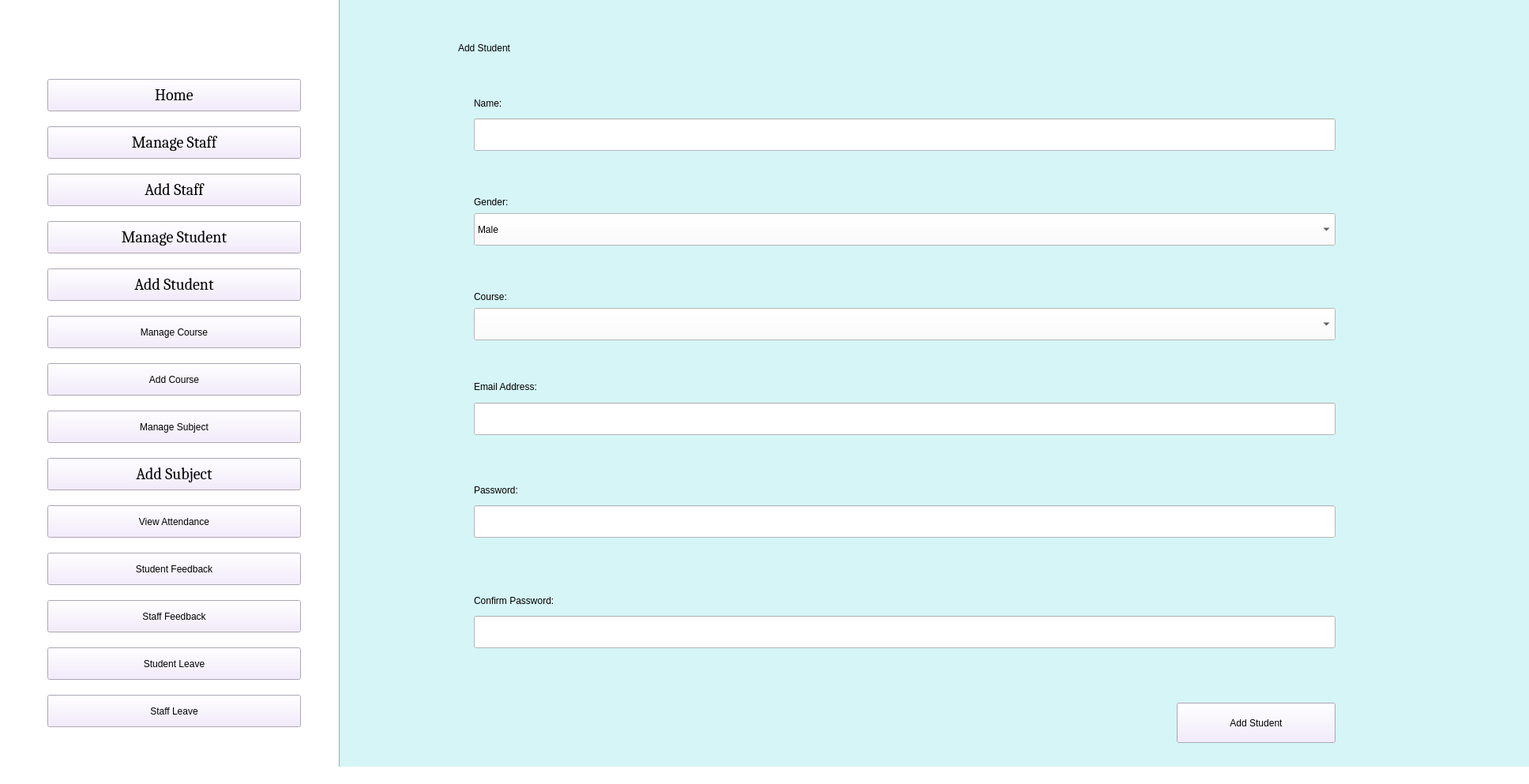
<?xml version="1.0" encoding="UTF-8"?>
<ui version="4.0">
 <class>AdminHomePage</class>
 <widget class="QMainWindow" name="AdminHomePage">
  <property name="enabled">
   <bool>true</bool>
  </property>
  <property name="geometry">
   <rect>
    <x>0</x>
    <y>0</y>
    <width>1936</width>
    <height>993</height>
   </rect>
  </property>
  <property name="windowTitle">
   <string>Admin Home Page</string>
  </property>
  <property name="styleSheet">
   <string notr="true">background-color: rgb(255, 225, 198);
background-color: rgb(255, 255, 255);
</string>
  </property>
  <widget class="QWidget" name="centralwidget">
   <widget class="QPushButton" name="Home_b">
    <property name="geometry">
     <rect>
      <x>60</x>
      <y>100</y>
      <width>321</width>
      <height>41</height>
     </rect>
    </property>
    <property name="font">
     <font>
      <family>Cambria</family>
      <pointsize>15</pointsize>
      <weight>50</weight>
      <italic>false</italic>
      <bold>false</bold>
     </font>
    </property>
    <property name="styleSheet">
     <string notr="true">font: 15pt &quot;Cambria&quot;;
background-color: rgb(241, 231, 254);</string>
    </property>
    <property name="text">
     <string>Home</string>
    </property>
   </widget>
   <widget class="QPushButton" name="ManageStaff_b">
    <property name="geometry">
     <rect>
      <x>60</x>
      <y>160</y>
      <width>321</width>
      <height>41</height>
     </rect>
    </property>
    <property name="font">
     <font>
      <family>Cambria</family>
      <pointsize>15</pointsize>
      <weight>50</weight>
      <italic>false</italic>
      <bold>false</bold>
     </font>
    </property>
    <property name="styleSheet">
     <string notr="true">font: 15pt &quot;Cambria&quot;;
background-color: rgb(241, 231, 254);</string>
    </property>
    <property name="text">
     <string>Manage Staff</string>
    </property>
   </widget>
   <widget class="QPushButton" name="AddStaff_b">
    <property name="geometry">
     <rect>
      <x>60</x>
      <y>220</y>
      <width>321</width>
      <height>41</height>
     </rect>
    </property>
    <property name="font">
     <font>
      <family>Cambria</family>
      <pointsize>15</pointsize>
      <weight>50</weight>
      <italic>false</italic>
      <bold>false</bold>
     </font>
    </property>
    <property name="styleSheet">
     <string notr="true">font: 15pt &quot;Cambria&quot;;
background-color: rgb(241, 231, 254);</string>
    </property>
    <property name="text">
     <string>Add Staff</string>
    </property>
   </widget>
   <widget class="QPushButton" name="AddStudent_b">
    <property name="geometry">
     <rect>
      <x>60</x>
      <y>340</y>
      <width>321</width>
      <height>41</height>
     </rect>
    </property>
    <property name="font">
     <font>
      <family>Cambria</family>
      <pointsize>15</pointsize>
      <weight>50</weight>
      <italic>false</italic>
      <bold>false</bold>
     </font>
    </property>
    <property name="styleSheet">
     <string notr="true">font: 15pt &quot;Cambria&quot;;
background-color: rgb(241, 231, 254);</string>
    </property>
    <property name="text">
     <string>Add Student</string>
    </property>
   </widget>
   <widget class="QPushButton" name="ManageCourse_b">
    <property name="geometry">
     <rect>
      <x>60</x>
      <y>400</y>
      <width>321</width>
      <height>41</height>
     </rect>
    </property>
    <property name="styleSheet">
     <string notr="true">font: 15pt &quot;Cambria&quot;;
background-color: rgb(241, 231, 254);</string>
    </property>
    <property name="text">
     <string>Manage Course</string>
    </property>
   </widget>
   <widget class="QPushButton" name="AddCourse_b">
    <property name="geometry">
     <rect>
      <x>60</x>
      <y>460</y>
      <width>321</width>
      <height>41</height>
     </rect>
    </property>
    <property name="styleSheet">
     <string notr="true">font: 15pt &quot;Cambria&quot;;
background-color: rgb(241, 231, 254);</string>
    </property>
    <property name="text">
     <string>Add Course</string>
    </property>
   </widget>
   <widget class="QPushButton" name="ManageSubject_b">
    <property name="geometry">
     <rect>
      <x>60</x>
      <y>520</y>
      <width>321</width>
      <height>41</height>
     </rect>
    </property>
    <property name="styleSheet">
     <string notr="true">font: 15pt &quot;Cambria&quot;;
background-color: rgb(241, 231, 254);</string>
    </property>
    <property name="text">
     <string>Manage Subject</string>
    </property>
   </widget>
   <widget class="QPushButton" name="AddSubject_b">
    <property name="geometry">
     <rect>
      <x>60</x>
      <y>580</y>
      <width>321</width>
      <height>41</height>
     </rect>
    </property>
    <property name="font">
     <font>
      <family>Cambria</family>
      <pointsize>15</pointsize>
      <weight>50</weight>
      <italic>false</italic>
      <bold>false</bold>
     </font>
    </property>
    <property name="styleSheet">
     <string notr="true">font: 15pt &quot;Cambria&quot;;
background-color: rgb(241, 231, 254);</string>
    </property>
    <property name="text">
     <string>Add Subject</string>
    </property>
   </widget>
   <widget class="QPushButton" name="ViewAttendance_b">
    <property name="geometry">
     <rect>
      <x>60</x>
      <y>640</y>
      <width>321</width>
      <height>41</height>
     </rect>
    </property>
    <property name="styleSheet">
     <string notr="true">font: 15pt &quot;Cambria&quot;;
background-color: rgb(241, 231, 254);</string>
    </property>
    <property name="text">
     <string>View Attendance</string>
    </property>
   </widget>
   <widget class="QPushButton" name="StudentFeedback_b">
    <property name="geometry">
     <rect>
      <x>60</x>
      <y>700</y>
      <width>321</width>
      <height>41</height>
     </rect>
    </property>
    <property name="styleSheet">
     <string notr="true">font: 15pt &quot;Cambria&quot;;
background-color: rgb(241, 231, 254);</string>
    </property>
    <property name="text">
     <string>Student Feedback</string>
    </property>
   </widget>
   <widget class="QPushButton" name="StaffFeedback_b">
    <property name="geometry">
     <rect>
      <x>60</x>
      <y>760</y>
      <width>321</width>
      <height>41</height>
     </rect>
    </property>
    <property name="styleSheet">
     <string notr="true">font: 15pt &quot;Cambria&quot;;
background-color: rgb(241, 231, 254);</string>
    </property>
    <property name="text">
     <string>Staff Feedback</string>
    </property>
   </widget>
   <widget class="QPushButton" name="StudentLeave_b">
    <property name="geometry">
     <rect>
      <x>60</x>
      <y>820</y>
      <width>321</width>
      <height>41</height>
     </rect>
    </property>
    <property name="styleSheet">
     <string notr="true">font: 15pt &quot;Cambria&quot;;
background-color: rgb(241, 231, 254);</string>
    </property>
    <property name="text">
     <string>Student Leave</string>
    </property>
   </widget>
   <widget class="QPushButton" name="ManageStudent_b">
    <property name="geometry">
     <rect>
      <x>60</x>
      <y>280</y>
      <width>321</width>
      <height>41</height>
     </rect>
    </property>
    <property name="font">
     <font>
      <family>Cambria</family>
      <pointsize>15</pointsize>
      <weight>50</weight>
      <italic>false</italic>
      <bold>false</bold>
     </font>
    </property>
    <property name="styleSheet">
     <string notr="true">font: 15pt &quot;Cambria&quot;;
background-color: rgb(241, 231, 254);</string>
    </property>
    <property name="text">
     <string>Manage Student</string>
    </property>
   </widget>
   <widget class="QPushButton" name="StaffLeave_b">
    <property name="geometry">
     <rect>
      <x>60</x>
      <y>880</y>
      <width>321</width>
      <height>41</height>
     </rect>
    </property>
    <property name="styleSheet">
     <string notr="true">font: 15pt &quot;Cambria&quot;;
background-color: rgb(241, 231, 254);</string>
    </property>
    <property name="text">
     <string>Staff Leave</string>
    </property>
   </widget>
   <widget class="Line" name="line">
    <property name="geometry">
     <rect>
      <x>420</x>
      <y>-90</y>
      <width>20</width>
      <height>1081</height>
     </rect>
    </property>
    <property name="orientation">
     <enum>Qt::Vertical</enum>
    </property>
   </widget>
   <widget class="QLabel" name="AdminAddStudent_l">
    <property name="geometry">
     <rect>
      <x>430</x>
      <y>-10</y>
      <width>1541</width>
      <height>1041</height>
     </rect>
    </property>
    <property name="styleSheet">
     <string notr="true">font: 15pt &quot;Times New Roman&quot;;
background-color: rgb(213, 245, 247);</string>
    </property>
    <property name="text">
     <string/>
    </property>
   </widget>
   <widget class="QLabel" name="AddStudent_l">
    <property name="geometry">
     <rect>
      <x>580</x>
      <y>40</y>
      <width>1351</width>
      <height>41</height>
     </rect>
    </property>
    <property name="styleSheet">
     <string notr="true">background-color: rgb(213, 245, 247);
font: 75 17pt &quot;Times New Roman&quot;;</string>
    </property>
    <property name="text">
     <string>Add Student</string>
    </property>
   </widget>
   <widget class="QPushButton" name="AddStudent_b_2">
    <property name="geometry">
     <rect>
      <x>1490</x>
      <y>890</y>
      <width>201</width>
      <height>51</height>
     </rect>
    </property>
    <property name="styleSheet">
     <string notr="true">font: 12pt &quot;Cambria&quot;;
background-color: rgb(241, 231, 254);</string>
    </property>
    <property name="text">
     <string>Add Student</string>
    </property>
   </widget>
   <widget class="QLineEdit" name="Name_tb">
    <property name="geometry">
     <rect>
      <x>600</x>
      <y>150</y>
      <width>1091</width>
      <height>41</height>
     </rect>
    </property>
    <property name="styleSheet">
     <string notr="true">font: 15pt &quot;Times New Roman&quot;;
</string>
    </property>
   </widget>
   <widget class="QLabel" name="Name_l">
    <property name="geometry">
     <rect>
      <x>600</x>
      <y>120</y>
      <width>371</width>
      <height>21</height>
     </rect>
    </property>
    <property name="styleSheet">
     <string notr="true">font: 15pt &quot;Times New Roman&quot;;
background-color: rgb(213, 245, 247);</string>
    </property>
    <property name="text">
     <string>Name:</string>
    </property>
   </widget>
   <widget class="QLabel" name="Password_l">
    <property name="geometry">
     <rect>
      <x>600</x>
      <y>610</y>
      <width>361</width>
      <height>21</height>
     </rect>
    </property>
    <property name="styleSheet">
     <string notr="true">font: 15pt &quot;Times New Roman&quot;;
background-color: rgb(213, 245, 247);</string>
    </property>
    <property name="text">
     <string>Password:</string>
    </property>
   </widget>
   <widget class="QLineEdit" name="Password_tb">
    <property name="geometry">
     <rect>
      <x>600</x>
      <y>640</y>
      <width>1091</width>
      <height>41</height>
     </rect>
    </property>
    <property name="styleSheet">
     <string notr="true">font: 15pt &quot;Times New Roman&quot;;

</string>
    </property>
   </widget>
   <widget class="QLineEdit" name="Email_tb">
    <property name="geometry">
     <rect>
      <x>600</x>
      <y>510</y>
      <width>1091</width>
      <height>41</height>
     </rect>
    </property>
    <property name="styleSheet">
     <string notr="true">font: 15pt &quot;Times New Roman&quot;;
</string>
    </property>
   </widget>
   <widget class="QLineEdit" name="ConfirmPassword_tb">
    <property name="geometry">
     <rect>
      <x>600</x>
      <y>780</y>
      <width>1091</width>
      <height>41</height>
     </rect>
    </property>
    <property name="styleSheet">
     <string notr="true">font: 15pt &quot;Times New Roman&quot;;
</string>
    </property>
   </widget>
   <widget class="QLabel" name="EmailAddress_l">
    <property name="geometry">
     <rect>
      <x>600</x>
      <y>480</y>
      <width>361</width>
      <height>20</height>
     </rect>
    </property>
    <property name="styleSheet">
     <string notr="true">font: 15pt &quot;Times New Roman&quot;;
background-color: rgb(213, 245, 247);</string>
    </property>
    <property name="text">
     <string>Email Address:</string>
    </property>
   </widget>
   <widget class="QLabel" name="Gender_l">
    <property name="geometry">
     <rect>
      <x>600</x>
      <y>240</y>
      <width>341</width>
      <height>31</height>
     </rect>
    </property>
    <property name="styleSheet">
     <string notr="true">font: 15pt &quot;Times New Roman&quot;;
background-color: rgb(213, 245, 247);</string>
    </property>
    <property name="text">
     <string>Gender:</string>
    </property>
   </widget>
   <widget class="QLabel" name="Course_l">
    <property name="geometry">
     <rect>
      <x>600</x>
      <y>360</y>
      <width>341</width>
      <height>31</height>
     </rect>
    </property>
    <property name="styleSheet">
     <string notr="true">font: 15pt &quot;Times New Roman&quot;;
background-color: rgb(213, 245, 247);</string>
    </property>
    <property name="text">
     <string>Course:</string>
    </property>
   </widget>
   <widget class="QComboBox" name="Course_cmb">
    <property name="geometry">
     <rect>
      <x>600</x>
      <y>390</y>
      <width>1091</width>
      <height>41</height>
     </rect>
    </property>
    <property name="styleSheet">
     <string notr="true">font: 15pt &quot;Times New Roman&quot;;</string>
    </property>
   </widget>
   <widget class="QComboBox" name="Gender_cmb">
    <property name="geometry">
     <rect>
      <x>600</x>
      <y>270</y>
      <width>1091</width>
      <height>41</height>
     </rect>
    </property>
    <property name="styleSheet">
     <string notr="true">font: 15pt &quot;Times New Roman&quot;;</string>
    </property>
    <property name="currentText">
     <string>Male</string>
    </property>
    <item>
     <property name="text">
      <string>Male</string>
     </property>
    </item>
    <item>
     <property name="text">
      <string>Female</string>
     </property>
    </item>
    <item>
     <property name="text">
      <string>Others</string>
     </property>
    </item>
   </widget>
   <widget class="QLabel" name="Password_l_2">
    <property name="geometry">
     <rect>
      <x>600</x>
      <y>750</y>
      <width>401</width>
      <height>21</height>
     </rect>
    </property>
    <property name="styleSheet">
     <string notr="true">font: 15pt &quot;Times New Roman&quot;;
background-color: rgb(213, 245, 247);</string>
    </property>
    <property name="text">
     <string>Confirm Password:</string>
    </property>
   </widget>
  </widget>
  <widget class="QStatusBar" name="statusbar"/>
 </widget>
 <resources/>
 <connections/>
</ui>
